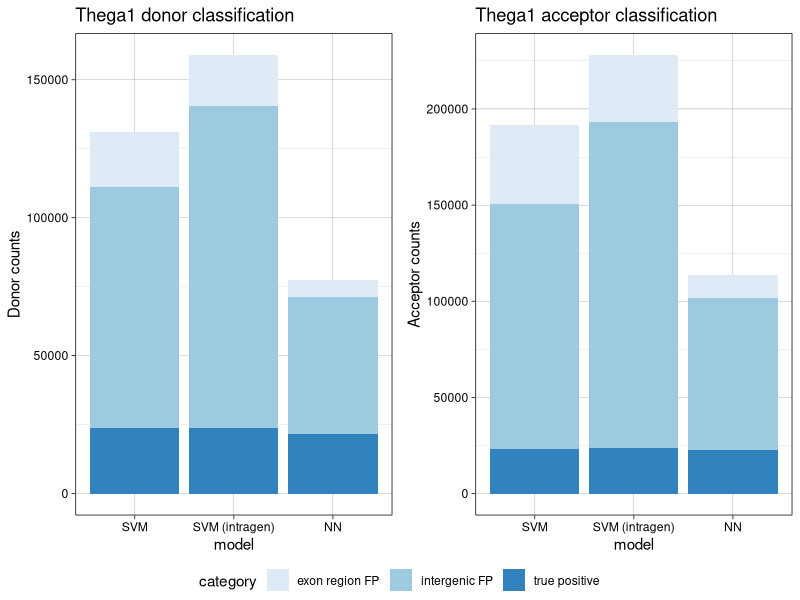
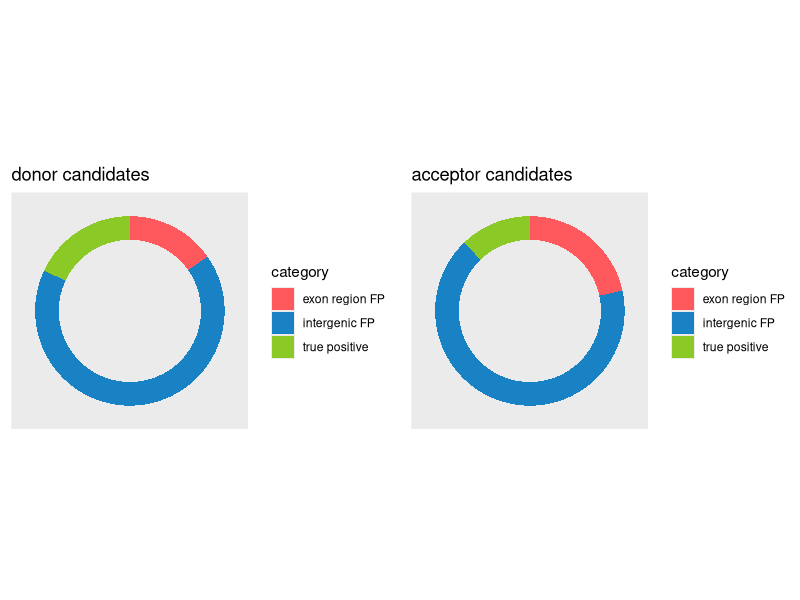
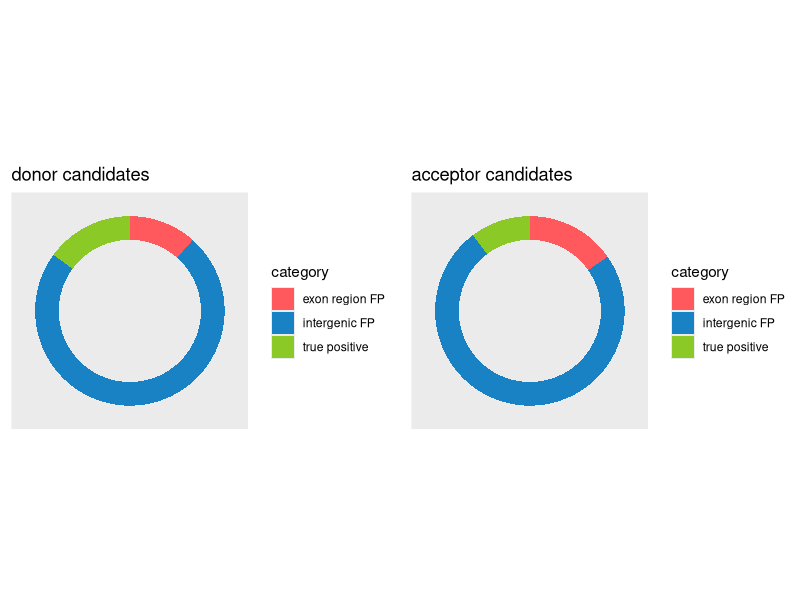
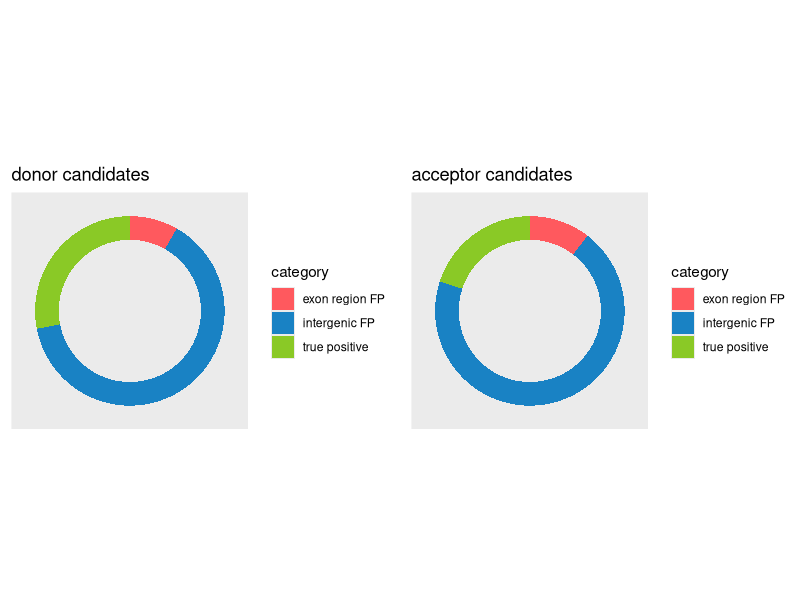
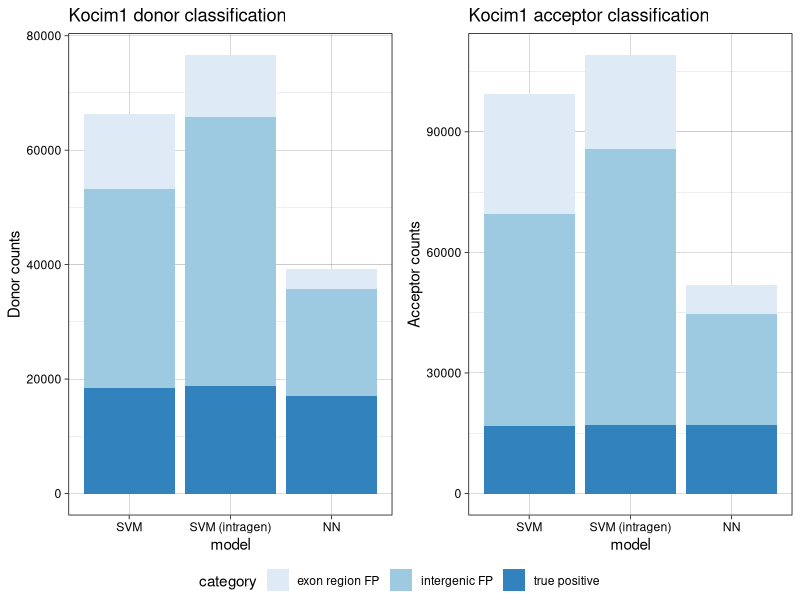
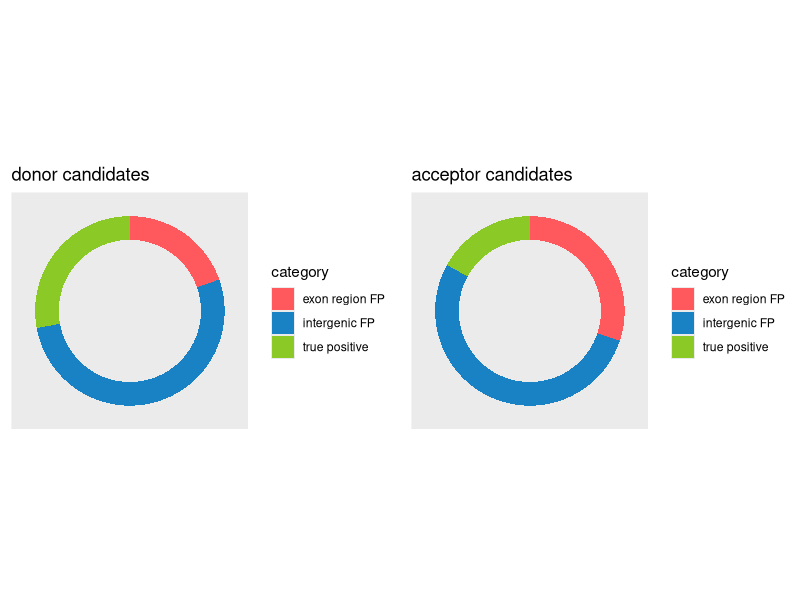
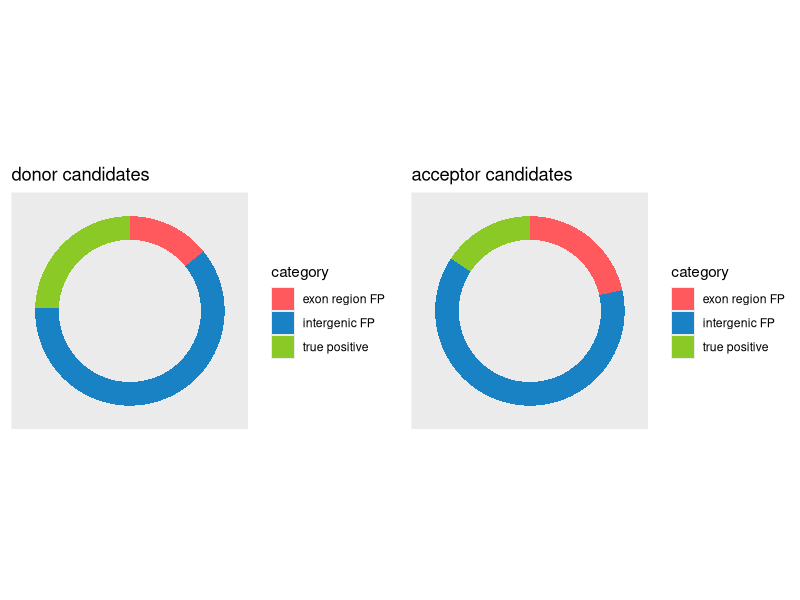
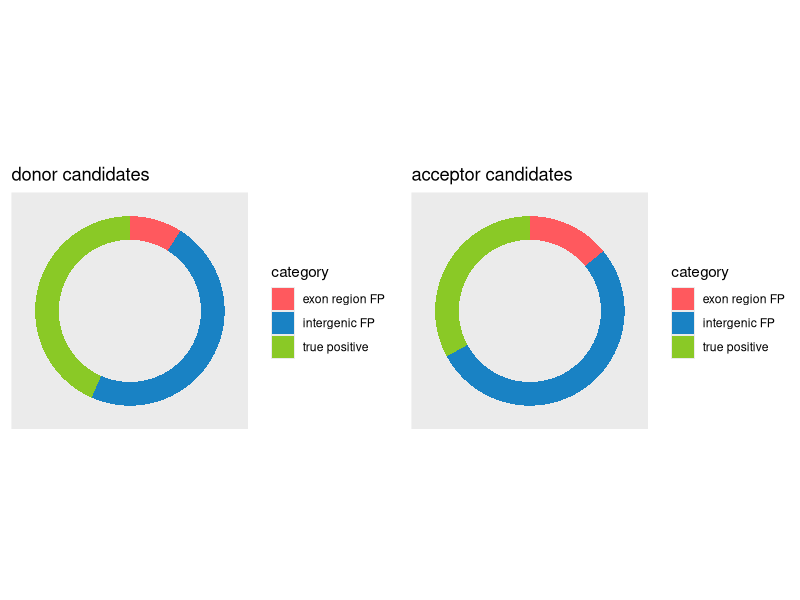

The R script that drew these images, in order:
## ---- chunk 1
knitr::opts_chunk$set(echo = TRUE)
library("ggplot2")
library("gridExtra") 
library("ggpubr")
## ---- chunk 2
CATEGORY_SPLICESITE_CLASSIFIED_TRUE <- c("exon region FP", "intergenic FP", "true positive")
CATEGORY_INTRON_CLASSIFIED_TRUE <- c("exon region FP", "TP or intergenic FP")
CATEGORY_MODELS <- c("SVM", "SVM (intragen)","NN")

prepare_splicesite_comparison_plot_data <- function(
  splicesite_classified_true_metrics.svm,
  splicesite_classified_true_metrics.svm.intragen,
  splicesite_classified_true_metrics.nn){
  
  dat <- data.frame(
    model=rep(CATEGORY_MODELS, each=3),
    category=rep(CATEGORY_SPLICESITE_CLASSIFIED_TRUE, times=3),
    count=c(
        diff(rev(c(splicesite_classified_true_metrics.svm, 0))),
        diff(rev(c(splicesite_classified_true_metrics.svm.intragen, 0))),
        diff(rev(c(splicesite_classified_true_metrics.nn, 0)))
      )
  )
  dat$model <- factor(dat$model, levels = CATEGORY_MODELS)
  
  return(dat)
}

build_piechart_data <- function(dat){
  # Add addition columns, needed for drawing with geom_rect.
  dat$fraction = dat$count / sum(dat$count)
  dat$ymax = cumsum(dat$fraction)
  dat$ymin = c(0, head(dat$ymax, n=-1))
  
  return(dat)
}

plot_splicesite_piechart <- function(classified_as_true_metrics, site){
  dat = data.frame(
    count=diff(rev(c(classified_as_true_metrics, 0))), 
    category=CATEGORY_SPLICESITE_CLASSIFIED_TRUE
  )
  dat.plot.data <- build_piechart_data(dat)
  dat.plot.data$category <- factor(dat$category, levels = CATEGORY_SPLICESITE_CLASSIFIED_TRUE)

  p = ggplot(dat.plot.data, aes(fill=category, ymax=ymax, ymin=ymin, xmax=4, xmin=3)) +
       geom_rect() +
       coord_polar(theta="y") +
       xlim(c(0, 4)) +
       theme(panel.grid=element_blank()) +
       theme(axis.text=element_blank()) +
       theme(axis.ticks=element_blank()) +
       scale_fill_manual(values=c("#FF595E", "#1982C4", "#8AC926")) +
       labs(title=paste(site, "candidates") )
  
  return(p)
}
# 
# plot_adjusted_intron_precision_piechart <- function(classified_true_data, model_type){
#   dat = data.frame(
#     count=diff(rev(c(classified_true_data, 0))), 
#     category=CATEGORY_INTRON_CLASSIFIED_TRUE
#   )
#   dat.plot.data <- build_piechart_data(dat)
#   dat.plot.data$category <- factor(dat$category, levels = CATEGORY_INTRON_CLASSIFIED_TRUE)
#   
#   p = ggplot(dat.plot.data, aes(fill=category, ymax=ymax, ymin=ymin, xmax=4, xmin=3)) +
#        geom_rect() +
#        coord_polar(theta="y") +
#        xlim(c(0, 4)) +
#        theme(panel.grid=element_blank()) +
#        theme(axis.text=element_blank()) +
#        theme(axis.ticks=element_blank()) +
#        scale_fill_manual(values=c("#FF595E", "#1982C4", "#8AC926")) +
#        labs(title=paste("Adjusted intron cutting precision -", model_type))
#   
#   return(p)
# }

## ---- chunk 3
# Numbers taken from the output of "intragen/intragen_splice_sites_fp.py" script
thega.donor.class.metrics <- c(classified_as_true=131246, fp=107595, in_exon_fp=20057)
thega.acceptor.class.metrics <- c(classified_as_true=191664, fp=168262, in_exon_fp=41325)

thega.donor.class.metrics.intragen.svm <- c(classified_as_true=158945, fp=135228, in_exon_fp=18352)
thega.acceptor.class.metrics.intragen.svm <- c(classified_as_true=228014, fp=204577, in_exon_fp=34888)

thega.donor.class.metrics.nn <- c(classified_as_true=77560, fp=55826, in_exon_fp=6373)
thega.acceptor.class.metrics.nn <- c(classified_as_true=113595, fp=90925, in_exon_fp=11822)
# ==========================================================================================================

dat_thega_donor <- prepare_splicesite_comparison_plot_data(
    thega.donor.class.metrics,
    thega.donor.class.metrics.intragen.svm,
    thega.donor.class.metrics.nn
  )
thega.donor.class.plot <- ggplot(data=dat_thega_donor, aes(x=model, y=count, fill=category)) +
    geom_bar(stat="identity") +
    ggtitle("Thega1 donor classification") +
    ylab("Donor counts") + 
    scale_fill_brewer() + theme_linedraw()

dat_thega_acceptor <- prepare_splicesite_comparison_plot_data(
    thega.acceptor.class.metrics,
    thega.acceptor.class.metrics.intragen.svm,
    thega.acceptor.class.metrics.nn
  )
thega.acceptor.class.plot <- ggplot(data=dat_thega_acceptor, aes(x=model, y=count, fill=category)) +
    geom_bar(stat="identity") +
    ggtitle("Thega1 acceptor classification") +
    ylab("Acceptor counts") + 
    scale_fill_brewer() + theme_linedraw()

ggarrange(thega.donor.class.plot, thega.acceptor.class.plot, nrow=1, common.legend = TRUE, legend="bottom")
## ---- chunk 4
p1 <- plot_splicesite_piechart(thega.donor.class.metrics, "donor")
p2 <- plot_splicesite_piechart(thega.acceptor.class.metrics, "acceptor")

grid.arrange(p1, p2, nrow=1)
## ---- chunk 5
p1 <- plot_splicesite_piechart(thega.donor.class.metrics.intragen.svm, "donor")
p2 <- plot_splicesite_piechart(thega.acceptor.class.metrics.intragen.svm, "acceptor")

grid.arrange(p1, p2, nrow=1)
## ---- chunk 6
p1 <- plot_splicesite_piechart(thega.donor.class.metrics.nn, "donor")
p2 <- plot_splicesite_piechart(thega.acceptor.class.metrics.nn, "acceptor")

grid.arrange(p1, p2, nrow=1)
## ---- chunk 7
# Numbers taken from the output of "intragen/intragen_splice_sites_fp.py" script
kocim.donor.class.metrics <- c(classified_as_true=66268, fp=47777, in_exon_fp=13005)
kocim.acceptor.class.metrics <- c(classified_as_true=99443, fp=82582, in_exon_fp=29948)

kocim.donor.class.metrics.intragen.svm <- c(classified_as_true=76616, fp=57901, in_exon_fp=10866)
kocim.acceptor.class.metrics.intragen.svm <- c(109092, 91967, 23406)

kocim.donor.class.metrics.nn <- c(classified_as_true=39159, fp=22171, in_exon_fp=3499)
kocim.acceptor.class.metrics.nn <- c(classified_as_true=51972, fp=34846, in_exon_fp=7344)

dat_kocim_donor <- prepare_splicesite_comparison_plot_data(
    kocim.donor.class.metrics,
    kocim.donor.class.metrics.intragen.svm,
    kocim.donor.class.metrics.nn
  )
kocim.donor.class.plot <- ggplot(data=dat_kocim_donor, aes(x=model, y=count, fill=category)) +
    geom_bar(stat="identity") +
    ggtitle("Kocim1 donor classification") +
    ylab("Donor counts") + 
    scale_fill_brewer() + theme_linedraw()

dat_kocim_acceptor <- prepare_splicesite_comparison_plot_data(
    kocim.acceptor.class.metrics,
    kocim.acceptor.class.metrics.intragen.svm,
    kocim.acceptor.class.metrics.nn
  )
kocim.acceptor.class.plot <- ggplot(data=dat_kocim_acceptor, aes(x=model, y=count, fill=category)) +
    geom_bar(stat="identity") +
    ggtitle("Kocim1 acceptor classification") +
    ylab("Acceptor counts") + 
    scale_fill_brewer() + theme_linedraw()

ggarrange(kocim.donor.class.plot, kocim.acceptor.class.plot, nrow=1, common.legend = TRUE, legend="bottom")
## ---- chunk 8
p1 <- plot_splicesite_piechart(kocim.donor.class.metrics, "donor")
p2 <- plot_splicesite_piechart(kocim.acceptor.class.metrics, "acceptor")

grid.arrange(p1, p2, nrow=1)
## ---- chunk 9
p1 <- plot_splicesite_piechart(kocim.donor.class.metrics.intragen.svm, "donor")
p2 <- plot_splicesite_piechart(kocim.acceptor.class.metrics.intragen.svm, "acceptor")

grid.arrange(p1, p2, nrow=1)
## ---- chunk 10
p1 <- plot_splicesite_piechart(kocim.donor.class.metrics.nn, "donor")
p2 <- plot_splicesite_piechart(kocim.acceptor.class.metrics.nn, "acceptor")

grid.arrange(p1, p2, nrow=1)
## ---- chunk 11
CATEGORY_STAGES <- c("Total", "Length filter (40-100)", "After splice site classification", "Ater intron classification", "After cutting")
kocim.basi.progress <- c(total=19911, len40_100=14204, ss_classif=12156, intron_classif=9834, cut=8456)
kocim.basi.intragen.progress <- c(19911, 14204, 12156, 9983, 8409)
kocim.nn.progress <- c(19911, 14204, 12100, 9731, 9011)

dat1 <- data.frame(
  stage = rep(CATEGORY_STAGES, times=3), 
  model= rep(CATEGORY_MODELS, each=length(kocim.basi.progress)),
  count=c(kocim.basi.progress, kocim.basi.intragen.progress, kocim.nn.progress)
  )

dat1$stage <- factor(dat1$stage, levels = CATEGORY_STAGES)
dat1$model <- factor(dat1$model, levels = CATEGORY_MODELS)

ggplot(data=dat1, aes(x=stage, y=count, group=model, color=model)) +
    geom_line() +
    geom_point() +
    ggtitle("Intron survival rate during pipeline") +
    theme(axis.title.x=element_blank(), axis.text.x = element_text(angle = 30, hjust = 1)) +
    coord_cartesian(ylim=c(0, 20000)) +
    ylab("Intron counts")
## ---- chunk 12
progress.groups <- c("Before classification", "After classification", "After cutting")
regions <- c("non-coding", "exon region")

build_plot_df <- function(counts_intergen, counts_intragen){
  dat <- data.frame(
    stage = rep(progress.groups, times=2), 
    fp_type = rep(regions, each=3),
    fp_counts=c(counts_intergen, counts_intragen)
  )

  dat$stage <- factor(dat$stage, levels = progress.groups)
  dat$fp_type <- factor(dat$fp_type, levels = regions)
  
  return(dat)
}
## ---- chunk 13
kocim.NN.fp.all <- c(false_cand=20141, fp=10103, false_cuts=9495)
kocim.NN.fp.intragen <- c(ig_false_cand=2640, ig_fp=1383, ig_false_cuts=1143)
kocim.NN.fp.intergen <- kocim.NN.fp.all - kocim.NN.fp.intragen

kocim.SVM.fp.all <- c(false_cand=41001, fp=18228, false_cuts=13934)
kocim.SVM.fp.intragen <- c(ig_false_cand=8927, ig_fp=3792, ig_false_cuts=2975)
kocim.SVM.fp.intergen <- kocim.SVM.fp.all - kocim.SVM.fp.intragen

kocim.ig.SVM.fp.all <- c(false_cand=54155, fp=24049, false_cuts=17161)
kocim.ig.SVM.fp.intragen <- c(ig_false_cand=7619, ig_fp=3300, ig_false_cuts=2496)
kocim.ig.SVM.fp.intergen <- kocim.ig.SVM.fp.all - kocim.ig.SVM.fp.intragen
# ================================================================================================================
dat_svm <- build_plot_df(kocim.SVM.fp.intergen, kocim.SVM.fp.intragen)

svm.plot <- ggplot(data=dat_svm, aes(x=stage, y=fp_counts, fill=fp_type)) +
    geom_bar(stat="identity") + 
    ggtitle("SVM") +
    ylab("False positives counts") +
    ylim(0,55000) +
    theme(axis.title.x=element_blank(), axis.text.x = element_text(angle = 30, hjust = 1))
# ----------------------------------------------------------------------------------------------------------------
dat_svm_ig <- build_plot_df(kocim.ig.SVM.fp.intergen, kocim.ig.SVM.fp.intragen)

ig.svm.plot <- ggplot(data=dat_svm_ig, aes(x=stage, y=fp_counts, fill=fp_type)) +
    geom_bar(stat="identity") + 
    ggtitle("SVM (intragen)") +
    ylim(0,55000) +
    ylab("False positives counts") +
    theme(axis.title.x=element_blank(), axis.text.x = element_text(angle = 30, hjust = 1))
# ----------------------------------------------------------------------------------------------------------------
dat_nn <- build_plot_df(kocim.NN.fp.intergen, kocim.NN.fp.intragen)

nn.plot <- ggplot(data=dat_nn, aes(x=stage, y=fp_counts, fill=fp_type)) +
    geom_bar(stat="identity") +
    ggtitle("Neural net") +
    ylab("False positives counts") +
    ylim(0,55000) +
    theme(axis.title.x=element_blank(), axis.text.x = element_text(angle = 30, hjust = 1))

ggarrange(svm.plot, ig.svm.plot, nn.plot, nrow=1, common.legend = TRUE, legend="bottom")
## ---- chunk 14
dat3 <- data.frame(
  stage=rep(progress.groups, times=3),
  model=rep(CATEGORY_MODELS, each=3),
  intragen_fp=c(kocim.SVM.fp.intragen, kocim.ig.SVM.fp.intragen, kocim.NN.fp.intragen)
  )

dat3$stage <- factor(dat3$stage, levels = progress.groups)
dat3$model <- factor(dat3$model, levels = CATEGORY_MODELS)

exon.fp.plot <- ggplot(data=dat3, aes(x=stage, y=intragen_fp, fill=model)) +
    geom_bar(stat="identity", position = position_dodge()) +
    ggtitle("Inside exon false positives") +
    ylab("False positives counts") + 
    theme(axis.title.x=element_blank(), axis.text.x = element_text(angle = 30, hjust = 1)) +
    scale_fill_brewer() + theme_linedraw()
exon.fp.plot
## ---- chunk 15
thega.SVM.fp.all <- c(false_cand=86685, fp=41416, false_cuts=29680)
thega.SVM.fp.intragen <- c(false_cand=14131, fp=6204, false_cuts=4577)
thega.SVM.fp.intergen <- thega.SVM.fp.all - thega.SVM.fp.intragen

thega.ig.SVM.fp.all <- c(false_cand=126230, fp=56007, false_cuts=38431)
thega.ig.SVM.fp.intragen <- c(false_cand=13632, fp=6085, false_cuts=4353)
thega.ig.SVM.fp.intergen <- thega.ig.SVM.fp.all - thega.ig.SVM.fp.intragen

thega.NN.fp.all <- c(false_cand=50331, fp=25251, false_cuts=20008)
thega.NN.fp.intragen <- c(false_cand=5071, fp=2759, false_cuts=2195)
thega.NN.fp.intergen <- thega.NN.fp.all - thega.NN.fp.intragen
# ================================================================================================================
dat_svm_thega <- build_plot_df(thega.SVM.fp.intergen, thega.SVM.fp.intragen)

svm.plot <- ggplot(data=dat_svm_thega, aes(x=stage, y=fp_counts, fill=fp_type)) +
    geom_bar(stat="identity") + 
    ggtitle("SVM") +
    ylab("False positives counts") +
    ylim(0,130000) +
    theme(axis.title.x=element_blank(), axis.text.x = element_text(angle = 30, hjust = 1))
# ----------------------------------------------------------------------------------------------------------------
dat_ig_svm_thega <- build_plot_df(thega.ig.SVM.fp.intergen, thega.ig.SVM.fp.intragen)

ig.svm.plot <- ggplot(data=dat_ig_svm_thega, aes(x=stage, y=fp_counts, fill=fp_type)) +
    geom_bar(stat="identity") + 
    ggtitle("SVM (intragen)") +
    ylab("False positives counts") +
    ylim(0,130000) +
    theme(axis.title.x=element_blank(), axis.text.x = element_text(angle = 30, hjust = 1))
# ----------------------------------------------------------------------------------------------------------------
dat_nn_thega <- build_plot_df(thega.NN.fp.intergen, thega.NN.fp.intragen)

nn.plot <- ggplot(data=dat_nn_thega, aes(x=stage, y=fp_counts, fill=fp_type)) +
    geom_bar(stat="identity") +
    ggtitle("Neural net") +
    ylab("False positives counts") + 
    ylim(0,130000) +
    theme(axis.title.x=element_blank(), axis.text.x = element_text(angle = 30, hjust = 1))
# ----------------------------------------------------------------------------------------------------------------
ggarrange(svm.plot, ig.svm.plot, nn.plot, nrow=1, common.legend = TRUE, legend="bottom") 
## ---- chunk 16
dat3 <- data.frame(
  stage=rep(progress.groups, times=3),
  model=rep(CATEGORY_MODELS, each=3),
  intragen_fp=c(thega.SVM.fp.intragen, thega.ig.SVM.fp.intragen, thega.NN.fp.intragen)
  )

dat3$stage <- factor(dat3$stage, levels = progress.groups)
dat3$model <- factor(dat3$model, levels = CATEGORY_MODELS)

exon.fp.plot <- ggplot(data=dat3, aes(x=stage, y=intragen_fp, fill=model)) +
    geom_bar(stat="identity", position = position_dodge()) +
    ggtitle("Inside exon false positives") +
    ylab("False positives counts") + 
    theme(axis.title.x=element_blank()) +
    scale_fill_brewer() + theme_linedraw()
exon.fp.plot
## ---- chunk 17
total <- 19911
filter40_100 <- 14204

kocim.basido.counts <- 12156
kocim.basido.ig.svm.counts <- 12313
kocim.asco.counts <-  10766
kocim.nn.counts <- 12100

intron_groups <- c("Basi. SVM", "Basi. IG SVM", "Asco. SVM", "Neural Net")
kocim.intron.counts <- c(kocim.basido.counts, kocim.basido.ig.svm.counts, kocim.asco.counts, kocim.nn.counts)
rate <- 100*kocim.intron.counts / total

dat <- data.frame(
  model = intron_groups, 
  counts = kocim.intron.counts,
  rate = rate
  )
dat$model <- factor(dat$model, levels = dat$model)

ggplot(data=dat, aes(x=model, y=counts, fill=model)) +
    geom_bar(stat="identity") +
    geom_text(aes(label = paste(round(rate), '%')), vjust=-0.5) +
    geom_hline(aes(yintercept=total)) +
    geom_text(aes(1,total,label = "Introns total", vjust = -1)) +
    geom_hline(aes(yintercept=filter40_100), color='coral', size=0.3) +
    geom_text(aes(1,filter40_100,label = "Introns length 40-100", vjust = -1), color='coral') +
    ggtitle("After splice site classification - intron survival rate") +
    theme(axis.text.x = element_text(angle = 30, hjust = 1)) +
    ylab("Intron counts") +
    ylim(0, 21000) +
    scale_fill_brewer() +
    theme_linedraw()

